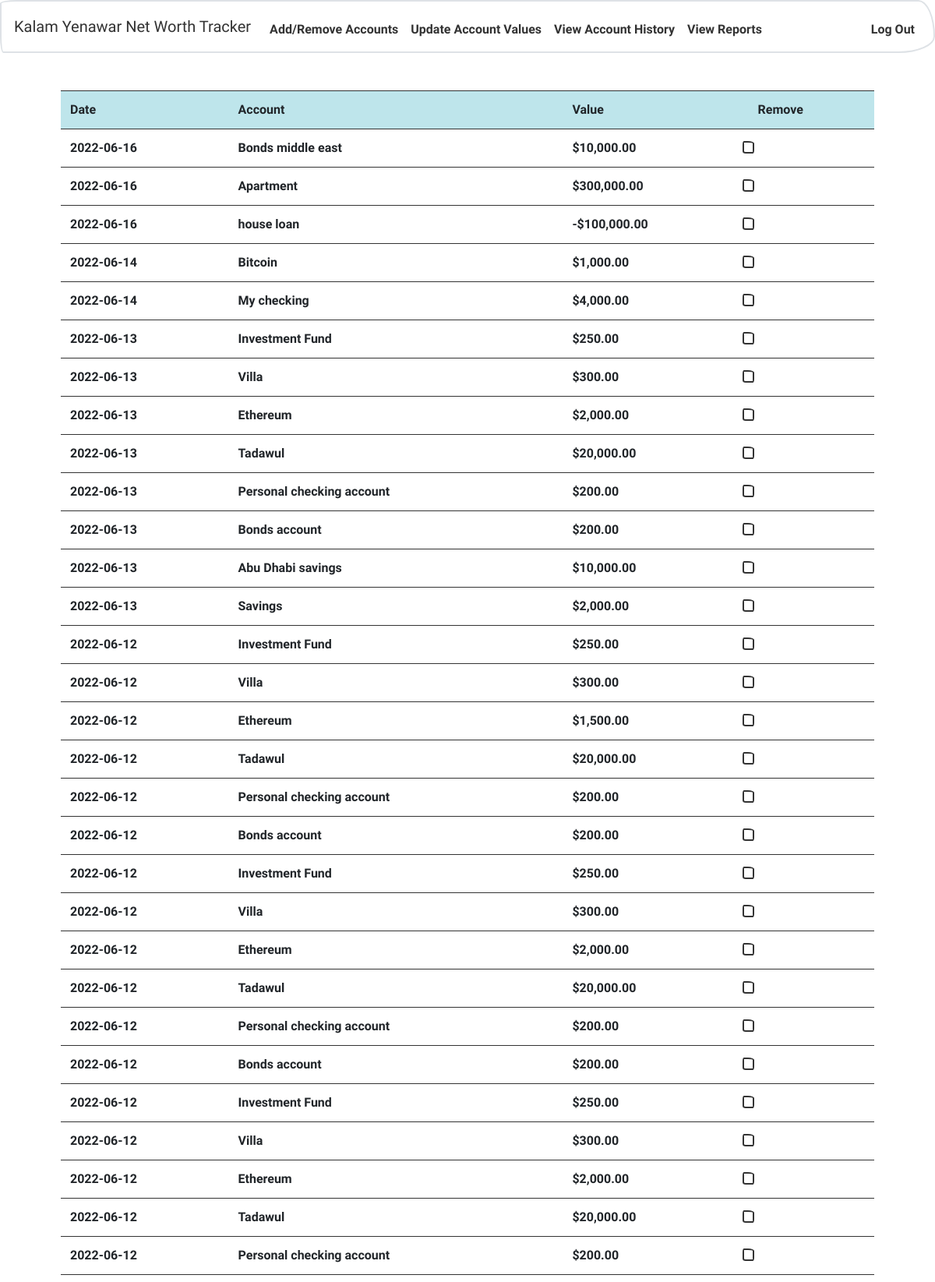
Page /history (signed in, upper part) on the committed database.
### tables this page shows
CREATE TABLE 'history' ('id' integer PRIMARY KEY NOT NULL, 'accountid' integer NOT NULL, 'date' date NOT NULL DEFAULT CURRENT_DATE, 'value' real NOT NULL, 'userid' INTEGER);

CREATE TABLE 'accounts' ('id' integer PRIMARY KEY AUTOINCREMENT NOT NULL, 'name' varchar(20) NOT NULL, 'userid' integer NOT NULL, 'value' real, 'type' varchar(20) NOT NULL, custodian varchar(255), country varchar(255));

### application.py (the view)
@app.route("/history", methods=["GET", "POST"])
@login_required
def history():
    if request.method == "POST":
        user_id = session['user_id']
        history = db.execute("SELECT * FROM history WHERE userid=:user_id", user_id=user_id)
        for row in history:
            if request.form.get(str(row['id'])) == "on":
                db.execute("DELETE FROM history WHERE id=:accid", accid=row['id'])
        userhistory = db.execute(
            "SELECT history.date, accounts.name, history.value, history.id FROM history INNER JOIN accounts " +
            "ON history.accountid=accounts.id WHERE history.userid=:user_id ORDER BY date DESC", user_id=user_id)
        return render_template("history.html", userhistory=userhistory)
    else:
        user_id = session['user_id']
        userhistory = db.execute(
            "SELECT history.date, accounts.name, history.value, history.id FROM history INNER JOIN accounts " +
            "ON history.accountid=accounts.id WHERE history.userid=:user_id ORDER BY date DESC", user_id=user_id)
        return render_template("history.html", userhistory=userhistory)

### application.py (called while the page is built)
@app.after_request
def after_request(response):
    response.headers["Cache-Control"] = "no-cache, no-store, must-revalidate"
    response.headers["Expires"] = 0
    response.headers["Pragma"] = "no-cache"
    return response

### helpers.py (called while the page is built)
def login_required(f):
    @wraps(f)
    def decorated_function(*args, **kwargs):
        if session.get("user_id") is None:
            return redirect("/login")
        return f(*args, **kwargs)
    return decorated_function

### templates/history.html (shortened to what this page needs)
{% extends "layout.html" %}
{% block main %}
    <form action="/history" method="post">
        <table class="table table-hover">
            <tr class="table-info">
                <th>Date</th>
                <th>Account</th>
                <th>Value</th>
                <th>Remove</th>
            </tr>
            {% for row in userhistory %}
            <tr id="{{row['id']}}">
                <td>{{ row['date'] }}</td>
                <td>{{ row['name'] }}</td>
                {% if row['value'] >= 0 %}
                    <td>${{ "{:,.2f}".format(row['value']) }}</td>
                {% else %}
                    <td>-${{ "{:,.2f}".format(row['value'] * -1) }}</td></td>
                {% endif %}
                <td>
                </td>
            </tr>
            {% endfor %}
        </table>
    </form>
{% endblock %}

### rows in the picture
history: date "2022-06-16", name "Bonds middle east", value "10,000.00"
history: date "2022-06-16", name "Apartment", value "300,000.00"
history: date "2022-06-16", name "house loan", value "100,000.00"
history: date "2022-06-14", name "Bitcoin", value "1,000.00"
history: date "2022-06-14", name "My checking", value "4,000.00"
history: date "2022-06-13", name "Investment Fund", value "250.00"
history: date "2022-06-13", name "Villa", value "300.00"
history: date "2022-06-13", name "Ethereum", value "2,000.00"
history: date "2022-06-13", name "Tadawul", value "20,000.00"
history: date "2022-06-13", name "Personal checking account", value "200.00"
history: date "2022-06-13", name "Bonds account", value "200.00"
history: date "2022-06-13", name "Abu Dhabi savings", value "10,000.00"
history: date "2022-06-13", name "Savings", value "2,000.00"
history: date "2022-06-12", name "Investment Fund", value "250.00"
history: date "2022-06-12", name "Villa", value "300.00"
history: date "2022-06-12", name "Ethereum", value "1,500.00"
history: date "2022-06-12", name "Tadawul", value "20,000.00"
history: date "2022-06-12", name "Personal checking account", value "200.00"
history: date "2022-06-12", name "Bonds account", value "200.00"
history: date "2022-06-12", name "Investment Fund", value "250.00"
history: date "2022-06-12", name "Villa", value "300.00"
history: date "2022-06-12", name "Ethereum", value "2,000.00"
history: date "2022-06-12", name "Tadawul", value "20,000.00"
history: date "2022-06-12", name "Personal checking account", value "200.00"
history: date "2022-06-12", name "Bonds account", value "200.00"
history: date "2022-06-12", name "Investment Fund", value "250.00"
history: date "2022-06-12", name "Villa", value "300.00"
history: date "2022-06-12", name "Ethereum", value "2,000.00"
history: date "2022-06-12", name "Tadawul", value "20,000.00"
history: date "2022-06-12", name "Personal checking account", value "200.00"
